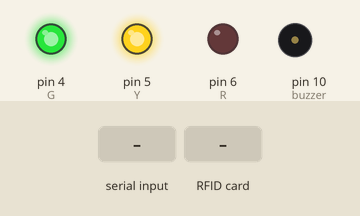
A sketch run on a simulated Arduino Uno, built with avr-gcc and run on an emulated ATmega328P. Shown: output pins drawn as LEDs (lit = HIGH), buzzer (waves = sounding). Dashed ring = blinking. Inputs (shaded band) come from the test bench. Pins used as bus, display or sensor lines are not drawn; what the sketch prints to the serial monitor is not drawn.

Above: at 2.4 s.
2.5 s: "$" received over Serial
At 3.75 s:
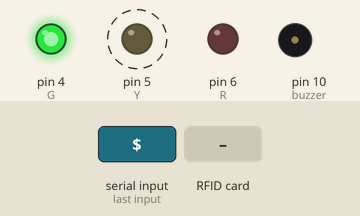
5.5 s: RFID card 5E 7A 19 C4 held to the reader
At 6.3 s:
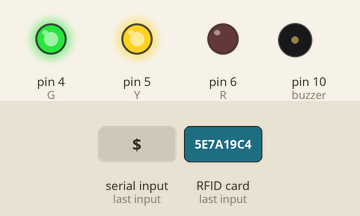
7.0 s: RFID card 5E 7A 19 C4 held to the reader
At 8.3 s:
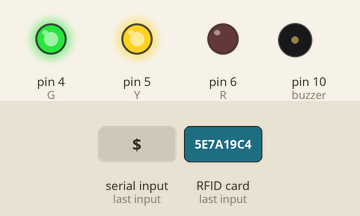
Timing chart, 0 to 10.0 s (numbered marks = the images above; inputs shaded):
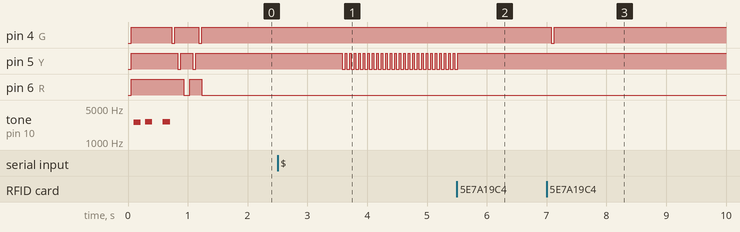

The sketch:

RFID-app.ino
```cpp
/******************************************
  PURPOSE:  RFID Reader/Writer Module for Kristu Jayanti College, Bangalore
  Created by Jobith M Basheer
  DATE:   6/2017
  Modified On:
*******************************************/

/* PIN Description
   NANO - Arduino
   RST  D9
   MISO D12
   MOSI D11
   SCK  D13
   SDA  D8  ss

  PIN Description
   Mega - Arduino
   RST  D49
   MISO D50
   MOSI D51
   SCK  D52
   SDA  D53  ss

  PIN Description
   Uno - Arduino
   RST  D9
   MISO D12
   MOSI D11
   SCK  D13
   SDA  D9  ss
*/

#include <SPI.h>
#include <MFRC522.h>

#define SS_PIN 8                          //slave select pin
#define RST_PIN 9                         //reset pin
MFRC522 mfrc522(SS_PIN, RST_PIN);         //instatiate a MFRC522 reader object.
MFRC522::MIFARE_Key key;                  //create a MIFARE_Key struct named 'key', which will hold the card information

#define ON LOW
#define OFF HIGH

const int G = 4;
const int Y = 5;
const int R = 6;

const int beep_dur = 50;

const int buzzer = 10;
int block = 4;

byte readbackblock[18];

int cmd;
String txt;

void setup() {


  Serial.begin(9600);
  SPI.begin();
  mfrc522.PCD_Init();
  Serial.write("Device Ready! Scan a MiFare Card!\r\n");

  for (byte i = 0; i < 6; i++) {
    key.keyByte[i] = 0xFF;
  }

  pinMode(buzzer, OUTPUT);
  digitalWrite(buzzer, HIGH);

  pinMode(G, OUTPUT);
  pinMode(Y, OUTPUT);
  pinMode(R, OUTPUT);

  ledG(OFF);
  ledY(OFF);
  ledR(OFF);

  self_test();

  ledG(OFF);
  ledY(OFF);
  ledR(ON);

}


void loop() {
  mfrc522.PCD_Init();
  byte blockcontent[16] = {255, 255, 255, 255, 255, 255, 255, 255, 255, 255, 255, 255, 255, 255, 255, 255};

  if (Serial.available() > 0) {

    txt = Serial.readString();
//    Serial.write("Serial Read: ");
//    Serial.print(txt);

    if(txt[0]=='$'){
      for (int j = 0 ; txt[j] ; j++)
      {
        blockcontent[j] = (int) txt[j+1];
      }

      Serial.write("Place the card to write:");
      Serial.print(txt);

      while (! mfrc522.PICC_IsNewCardPresent()) {
        //nothing;
         ledY(ON);
         delay(50);
         ledY(OFF);
      }

      if ( ! mfrc522.PICC_ReadCardSerial()) {
        return;
      }

      writeBlock(block, blockcontent);
    }

  }

  if ( ! mfrc522.PICC_IsNewCardPresent()) {
    return;
  }

  if ( ! mfrc522.PICC_ReadCardSerial()) {
    return;
  }


  readBlock(block, readbackblock);
  for (int j = 0 ; j < 16 ; j++)
  {
    Serial.write(readbackblock[j]);
  }

  delay(500);
  Serial.flush();

}


int writeBlock(int blockNumber, byte arrayAddress[])
{

  int largestModulo4Number = blockNumber / 4 * 4;
  int trailerBlock = largestModulo4Number + 3;
  if (blockNumber > 2 && (blockNumber + 1) % 4 == 0) {
    return 2;
  }


  byte status = mfrc522.PCD_Authenticate(MFRC522::PICC_CMD_MF_AUTH_KEY_A, trailerBlock, &key, &(mfrc522.uid));

  if (status != MFRC522::STATUS_OK) {
    return 3;
  }

  status = mfrc522.MIFARE_Write(blockNumber, arrayAddress, 16);

  if (status != MFRC522::STATUS_OK) {
    return 4;
  }
  Serial.write("WRITE DONE!!!!");
  beep(beep_dur);
}


int readBlock(int blockNumber, byte arrayAddress[])
{
  int largestModulo4Number = blockNumber / 4 * 4;
  int trailerBlock = largestModulo4Number + 3;


  byte status = mfrc522.PCD_Authenticate(MFRC522::PICC_CMD_MF_AUTH_KEY_A, trailerBlock, &key, &(mfrc522.uid));
  if (status != MFRC522::STATUS_OK) {
    return 3;
  }

  byte buffersize = 18;
  status = mfrc522.MIFARE_Read(blockNumber, arrayAddress, &buffersize);
  if (status != MFRC522::STATUS_OK) {
    return 4;
  }
  ledG(ON);
  beep(beep_dur);
  ledG(OFF);

}


void beep(int len) {
  digitalWrite(buzzer, LOW);
//  tone(buzzer, 900);
  delay(len);
//  noTone(buzzer);
  digitalWrite(buzzer, HIGH);
}

void ledY(bool trigger) {
  digitalWrite(Y, trigger);
}

void ledR(bool trigger) {
  digitalWrite(R, trigger);
}

void ledG(bool trigger) {
  digitalWrite(G, trigger);
}


///////////////////////////////////
#define melodyPin 10

int melody[] = {  2637, 2637, 0, 2637 };
int tempo[] = { 12, 12, 12, 12 };

int song = 0;

void sing(int s) {
  // iterate over the notes of the melody:
  song = s;


    Serial.println(" 'Mario Theme'");
    int size = sizeof(melody) / sizeof(int);
    for (int thisNote = 0; thisNote < size; thisNote++) {

      // to calculate the note duration, take one second
      // divided by the note type.
      //e.g. quarter note = 1000 / 4, eighth note = 1000/8, etc.
      int noteDuration = 1000 / tempo[thisNote];

      buzz(melodyPin, melody[thisNote], noteDuration);

      // to distinguish the notes, set a minimum time between them.
      // the note's duration + 30% seems to work well:
      int pauseBetweenNotes = noteDuration * 1.30;
      delay(pauseBetweenNotes);

      // stop the tone playing:
      buzz(melodyPin, 0, noteDuration);

    }

}


void buzz(int targetPin, long frequency, long length) {
  digitalWrite(13, HIGH);

  long delayValue = 1000000 / frequency / 2; // calculate the delay value between transitions
  //// 1 second's worth of microseconds, divided by the frequency, then split in half since
  //// there are two phases to each cycle
  long numCycles = frequency * length / 1000; // calculate the number of cycles for proper timing
  //// multiply frequency, which is really cycles per second, by the number of seconds to
  //// get the total number of cycles to produce
  for (long i = 0; i < numCycles; i++) { // for the calculated length of time...
    digitalWrite(targetPin, HIGH); // write the buzzer pin high to push out the diaphram
    delayMicroseconds(delayValue); // wait for the calculated delay value
    digitalWrite(targetPin, LOW); // write the buzzer pin low to pull back the diaphram
    delayMicroseconds(delayValue); // wait again or the calculated delay value
  }
  digitalWrite(13, LOW);
}


void self_test(){

  sing(1);
  light_test();

  digitalWrite(buzzer, HIGH);

}

void light_test(){
  ledG(ON);
  delay(50);
  ledG(OFF);
  delay(50);
  ledY(ON);
  delay(50);
  ledY(OFF);
  delay(50);
  ledR(ON);
  delay(50);
  ledR(OFF);

  ledR(ON);
  delay(50);
  ledR(OFF);
  delay(50);
  ledY(ON);
  delay(50);
  ledY(OFF);
  delay(50);
  ledG(ON);
  delay(50);
  ledG(OFF);
}
```

Measured:
- after the input at 2.5 s, pin 5 (Y): alternates HIGH for 0.03 s and LOW for 0.05 s, starting after 1.1 s
- after the input at 5.5 s, pin 5 (Y): goes on until 5.5 s, then stays HIGH
- after the input at 7.0 s, pin 4 (G): HIGH → LOW after 0.07 s, → HIGH 0.05 s later
